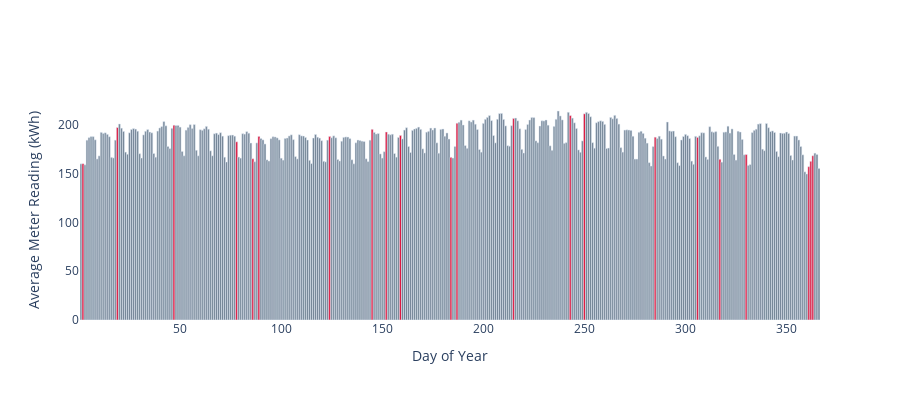

The notebook cell saved with this chart:
### Code cell
import plotly.graph_objects as go
import pandas as pd
from plotly.subplots import make_subplots

colors = ['lightslategray',] * 366
for index in holidayz_dayz:
    colors[index] = 'crimson'
 

fig = make_subplots(rows=1, 
                    cols=1)#, 
                    #subplot_titles=tuple(use_list), 
                    #shared_xaxes=True, 
                    #vertical_spacing=0.04, 
                    #horizontal_spacing=0.08)

fig.add_trace(
        go.Bar(x=group_by_day_meter.index.tolist(), 
               y=group_by_day_meter.meter_reading.tolist(), 
               width=1,
               marker_color=colors,
               name="Holiday"),
        row=1, col=1
)               


fig.update_layout(height=400,width=900,plot_bgcolor='white')
fig.update_xaxes(showgrid=False) #range
fig.update_yaxes(showgrid=False, zeroline=False)
fig.update_yaxes(title_text="Average Meter Reading (kWh)")
fig.update_xaxes(title_text="Day of Year")
fig.show()


from chart_studio.plotly import plot, iplot
plot(fig, filename = 'day_of_year_holiday')

### Figure 1 — Plotly figure (JSON) as saved in the notebook; plotly's stock layout.template omitted (floating-point values rounded to 4 significant figures; data arrays with more than 128 entries replaced by an {"elided": "..."} marker saying what was removed)
{"data": [{"marker": {"color": {"elided": "366 str values"}}, "name": "Holiday", "type": "bar", "width": 1, "x": {"elided": "366 int values"}, "xaxis": "x", "y": {"elided": "366 float values"}, "yaxis": "y"}], "layout": {"height": 400, "plot_bgcolor": "white", "width": 900, "xaxis": {"anchor": "y", "domain": [0, 1], "showgrid": false, "title": {"text": "Day of Year"}}, "yaxis": {"anchor": "x", "domain": [0, 1], "showgrid": false, "title": {"text": "Average Meter Reading (kWh)"}, "zeroline": false}}}
